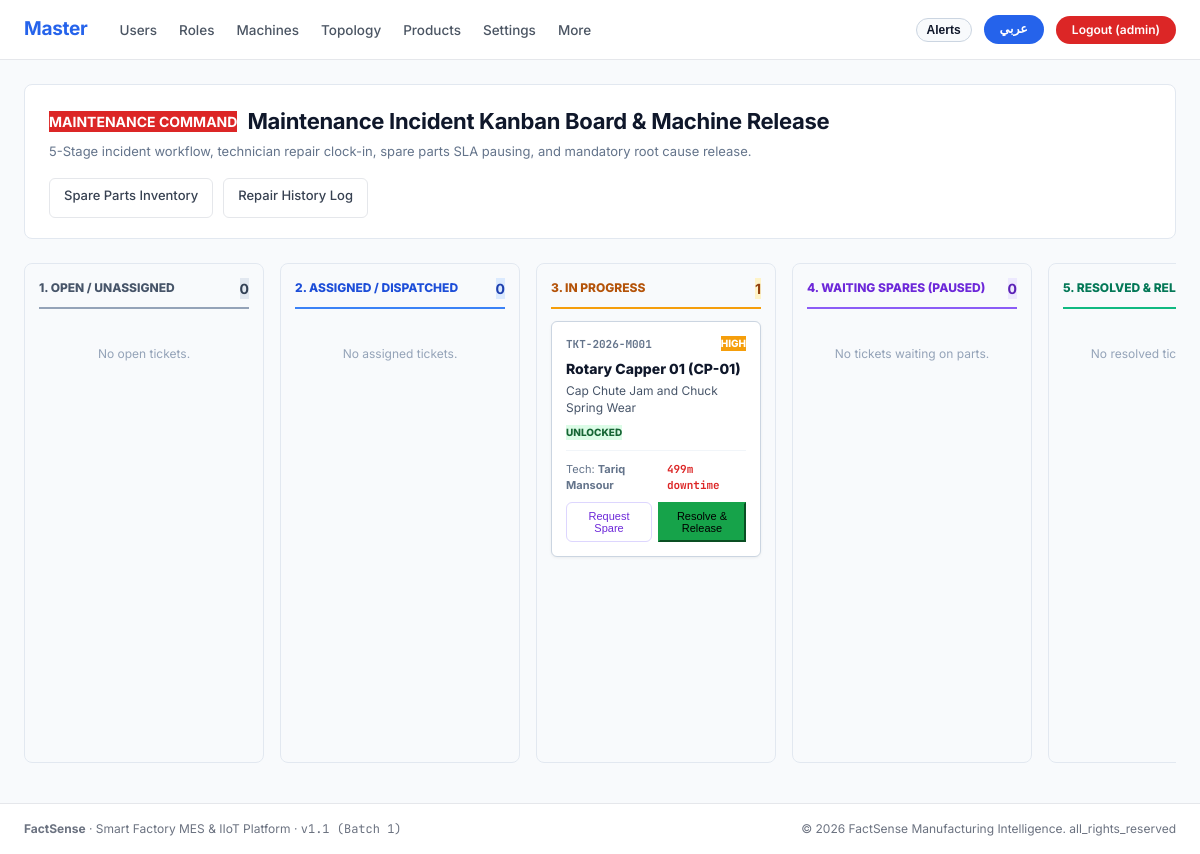
Page /maintenance/ (signed in) on the earlier database version.
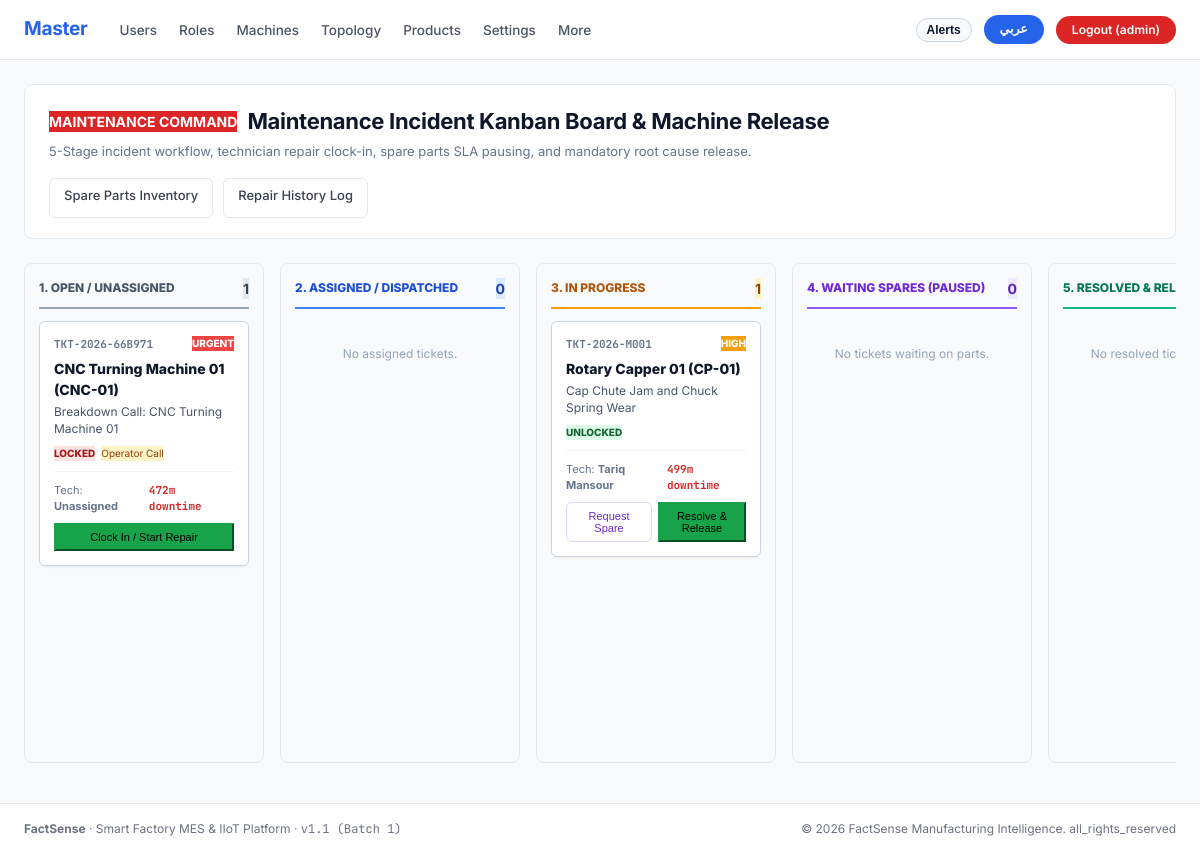
Same page on the later database version.
### apps/operations/models.py (models this page shows, shortened)
class MaintenanceTicket(models.Model):
    PRIORITY_CHOICES = [
        ('LOW', 'Low Priority'),
        ('MEDIUM', 'Medium Priority'),
        ('HIGH', 'High Priority'),
        ('URGENT', 'Urgent Breakdown (Line Stopped)'),
    ]
    STATUS_CHOICES = [
        ('OPEN', 'Open / Unassigned'),
        ('ASSIGNED', 'Assigned / Dispatched'),
        ('IN_PROGRESS', 'In Progress / Under Repair'),
        ('WAITING_SPARES', 'Waiting for Spare Parts'),
        ('TESTING', 'Testing & Verification'),
        ('RESOLVED', 'Resolved'),
        ('CLOSED', 'Closed / Verified'),
    ]
    id = models.UUIDField(primary_key=True, default=uuid.uuid4, editable=False)
    ticket_number = models.CharField(max_length=32, unique=True, db_index=True)
    machine = models.ForeignKey(Machine, on_delete=models.CASCADE, related_name='maintenance_tickets')
    line = models.ForeignKey(Line, on_delete=models.CASCADE, related_name='maintenance_tickets')
    shift = models.ForeignKey(Shift, on_delete=models.SET_NULL, null=True, blank=True, related_name='maintenance_tickets')
    downtime_event = models.ForeignKey(
        DowntimeEvent, on_delete=models.SET_NULL, null=True, blank=True, related_name='maintenance_tickets'
    )
    title = models.CharField(max_length=150)
    description = models.TextField(blank=True)
    priority = models.CharField(max_length=20, choices=PRIORITY_CHOICES, default='HIGH')
    status = models.CharField(max_length=30, choices=STATUS_CHOICES, default='OPEN', db_index=True)
    reported_by = models.ForeignKey(User, on_delete=models.SET_NULL, null=True, blank=True, related_name='reported_tickets')
    assigned_to = models.ForeignKey(User, on_delete=models.SET_NULL, null=True, blank=True, related_name='assigned_tickets')
    force_lockout = models.BooleanField(
        default=True,
        help_text="If True, machine is locked out and operator touch console cannot produce until released."
    )
    is_operator_call = models.BooleanField(default=False, help_text="Triggered directly from Operator Kiosk 'Call Maintenance'")
    created_at = models.DateTimeField(auto_now_add=True)
    assigned_at = models.DateTimeField(null=True, blank=True)
    work_started_at = models.DateTimeField(null=True, blank=True, help_text="Technician repair clock-in timestamp")
    waiting_spares_started_at = models.DateTimeField(null=True, blank=True)
    paused_sla_seconds = models.PositiveIntegerField(default=0)
    resolved_at = models.DateTimeField(null=True, blank=True)
    closed_at = models.DateTimeField(null=True, blank=True)
    root_cause_category = models.ForeignKey(ReasonCategory, on_delete=models.SET_NULL, null=True, blank=True)
    root_cause_reason = models.ForeignKey(StoppageReason, on_delete=models.SET_NULL, null=True, blank=True)
    root_cause_notes = models.TextField(blank=True, help_text="Mandatory root cause details before release")
    solution_notes = models.TextField(blank=True, help_text="Mandatory technician repair actions performed")
    parts_used_notes = models.TextField(blank=True)
    class Meta:
        ordering = ['-created_at']
    @property
    def elapsed_minutes(self):
        end = self.resolved_at or timezone.now()
        start = self.work_started_at or self.created_at
        return max(0, int((end - start).total_seconds() / 60))
    @property
    def is_locked(self):
        return self.force_lockout and self.status not in ['RESOLVED', 'CLOSED']

### apps/masterdata/models.py (models this page shows, shortened)
class Machine(models.Model):
    id = models.UUIDField(primary_key=True, default=uuid.uuid4, editable=False)
    line = models.ForeignKey(Line, on_delete=models.CASCADE, related_name='machines')
    code = models.CharField(max_length=50)
    name = models.CharField(max_length=150)
    name_ar = models.CharField(max_length=150, blank=True)
    category = models.CharField(
        max_length=50,
        default='FILLER',
        choices=[
            ('BLOW_MOLDER', 'Blow Molder'),
            ('RINSER', 'Rinser'),
            ('FILLER', 'Filler'),
            ('CAPPER', 'Capper'),
            ('LABELER', 'Labeler'),
            ('PACKER', 'Case Packer'),
            ('PALLETIZER', 'Palletizer'),
            ('CONVEYOR', 'Conveyor'),
            ('SEALER', 'Sealer'),
            ('INSPECTION', 'Inspection'),
            ('OTHER', 'Other Equipment'),
        ]
    )
    sequence_order = models.PositiveIntegerField(default=10)
    criticality_rank = models.CharField(
        max_length=1,
        default='A',
        choices=[('A', 'A - Critical / Bottleneck'), ('B', 'B - Major Machine'), ('C', 'C - Buffer / Secondary')]
    )
    ideal_run_rate_cpm = models.FloatField(default=120.0, help_text="Ideal nameplate rate in CPM (Units/min)")
    is_bottleneck = models.BooleanField(default=False)
    sensor_protocol = models.CharField(
        max_length=30,
        default='SIMULATED',
        choices=[
            ('GPIO_PULSE', 'GPIO Digital Pulse'),
            ('MODBUS_TCP', 'Modbus TCP / IP'),
            ('MQTT', 'MQTT Telemetry Broker'),
            ('OPC_UA', 'OPC-UA Server'),
            ('SIMULATED', 'Internal Virtual Simulator'),
        ]
    )
    sensor_ip = models.GenericIPAddressField(null=True, blank=True, help_text="Edge Gateway or Sensor IP")
    modbus_address = models.PositiveIntegerField(default=1, help_text="Modbus register / unit ID")
    pulse_pin = models.PositiveIntegerField(null=True, blank=True, help_text="PLC / GPIO input pin number")
    class Meta:
        ordering = ['sequence_order', 'code']
        unique_together = ('line', 'code')

### apps/accounts/models.py (models this page shows, shortened)
class User(AbstractUser):
    id = models.UUIDField(primary_key=True, default=uuid.uuid4, editable=False)
    arabic_name = models.CharField(max_length=150, blank=True, help_text="Arabic display name")
    preferred_language = models.CharField(
        max_length=10,
        default='en',
        choices=[('en', 'English'), ('ar', 'العربية')],
        help_text="Preferred interface language"
    )
    theme = models.CharField(
        max_length=20,
        default='light',
        choices=[('light', 'Light'), ('dark', 'Dark')],
        help_text="UI theme preference"
    )
    badge_number = models.CharField(max_length=50, blank=True, help_text="Shop-floor RFID badge or employee number")
    def get_display_name(self, lang='en'):
        if lang == 'ar' and self.arabic_name:
            return self.arabic_name
        return self.get_full_name() or self.username

### apps/portal/views.py (the view)
# urls.py: path('maintenance/', views.maintenance_home, name='maintenance_home'),
@role_required('maintenance', 'supervisor', 'admin')
def maintenance_home(request):
    return operations_views.maintenance_hub_view(request)

### apps/accounts/context_processors.py (called while the page is built)
def branding_context(request):
    return {
        'BRAND_NAME': 'FactSense',
        'BRAND_TAGLINE': 'Smart Factory MES & IIoT Platform',
        'APP_VERSION': 'v1.1 (Batch 1)',
        'CURRENT_YEAR': 2026,
    }

### apps/accounts/navigation.py (called while the page is built)
def get_navigation_for_role(role_code, current_path='', lang='en'):
    items = ROLE_NAV_CONFIG.get(role_code, [])
    primary_links = []
    more_links = []
    for label_key, url_name, is_more in items:
        try:
            url = reverse(url_name)
        except Exception:
            url = f"/{url_name}/"
        label = get_translation(label_key, lang=lang)
        is_active = (current_path == url or (url != '/' and current_path.startswith(url)))
        link_item = {
            'label': label,
            'url_name': url_name,
            'url': url,
            'is_active': is_active,
        }
        if is_more:
            more_links.append(link_item)
        else:
            primary_links.append(link_item)
    return {
        'primary': primary_links,
        'more': more_links,
        'has_more': len(more_links) > 0,
    }

### apps/accounts/translations.py (called while the page is built)
    def __getitem__(self, key):
        return get_translation(key, lang=self.lang)

### templates/portal/maintenance_home.html (shortened to what the changed rows need)
{% extends 'base.html' %}
{% block content %}
<div class="fs-maintenance-page" style="max-width: 1400px; margin: 0 auto;">
  <div class="fs-page-header" style="background: #FFFFFF; padding: 20px 24px; border-radius: 8px; border: 1px solid #E2E8F0; margin-bottom: 24px; display: flex; justify-content: space-between; align-items: center; flex-wrap: wrap; gap: 16px;">
    <div>
      <div style="display: flex; align-items: center; gap: 10px; margin-bottom: 4px;">
        <h1 class="fs-page-title" style="font-size: 22px; margin: 0; color: #0F172A;">
          {% if is_rtl %}لوحة كانبان للصيانة وإدارة الأعطال (5-Stage Kanban Incident Board){% else %}Maintenance Incident Kanban Board &amp; Machine Release{% endif %}
        </h1>
      </div>
    </div>
  </div>
  <div style="display: grid; grid-template-columns: repeat(5, minmax(240px, 1fr)); gap: 16px; align-items: flex-start; overflow-x: auto; padding-bottom: 16px;">
    <div style="background: #F8FAFC; border-radius: 8px; border: 1px solid #E2E8F0; padding: 14px; min-height: 500px;">
      <div style="display: flex; justify-content: space-between; align-items: center; margin-bottom: 12px; border-bottom: 2px solid #94A3B8; padding-bottom: 8px;">
        <span style="font-size: 12px; font-weight: 800; color: #475569; text-transform: uppercase;">
          1. OPEN / UNASSIGNED
        </span>
        <span class="fs-role-tag" style="background: #E2E8F0; color: #334155; font-weight: 700;">
          {{ open_tickets.count }}
        </span>
      </div>
      <div style="display: flex; flex-direction: column; gap: 12px;">
        {% for t in open_tickets %}
          {% include 'portal/partials/kanban_ticket_card.html' with ticket=t col='open' %}
        {% empty %}
          <div style="font-size: 12px; color: #94A3B8; text-align: center; padding: 24px 0;">No open tickets.</div>
        {% endfor %}
      </div>
    </div>
    <div style="background: #F8FAFC; border-radius: 8px; border: 1px solid #E2E8F0; padding: 14px; min-height: 500px;">
      <div style="display: flex; flex-direction: column; gap: 12px;">
        {% for t in in_progress_tickets %}
          {% include 'portal/partials/kanban_ticket_card.html' with ticket=t col='in_progress' %}
        {% empty %}
          <div style="font-size: 12px; color: #94A3B8; text-align: center; padding: 24px 0;">No active repairs.</div>
        {% endfor %}
      </div>
    </div>
  </div>
</div>
{% endblock %}

### templates/components/navbar.html (shortened to what this page needs)
{% load static i18n %}
<header class="fs-navbar">
  <div class="fs-navbar-container">
    <div class="fs-navbar-left">
      <a href="{% url 'role_landing' %}" class="fs-brand-title">
        {% if active_role == 'planner' or active_role == 'admin' %}
          Master
        {% elif is_rtl and active_role_obj.name_ar %}
          {{ active_role_obj.name_ar }}
        {% else %}
          {{ active_role_obj.name|default:'FactSense' }}
        {% endif %}
      </a>
      <nav aria-label="Main Navigation">
        <ul class="fs-nav-links">
          {% if nav %}
            {% for item in nav.primary %}
              <li>
                <a href="{{ item.url }}" class="fs-nav-link {% if item.is_active %}active{% endif %}">
                  {{ item.label }}
                </a>
              </li>
            {% endfor %}
            {% if nav.has_more %}
              <li class="fs-dropdown">
                <a href="javascript:void(0)" class="fs-nav-link">
                  {% trans "More" %}
                </a>
              </li>
            {% endif %}
          {% endif %}
        </ul>
      </nav>
    </div>
    <div class="fs-navbar-right">
      {% if request.user.is_authenticated %}
        <button type="button" class="fs-pill-lang" onclick="toggleNotificationDrawer()" title="{% trans 'Real-Time Alerts Drawer' %}" style="background-color: #F8FAFC; color: #0F172A; border: 1px solid #CBD5E1; cursor: pointer; display: inline-flex; align-items: center; gap: 6px; padding: 4px 10px;">
          <span style="font-weight: 700; font-size: 12px;">{% trans "Alerts" %}</span>
        </button>
      {% endif %}
      {% if lang == 'ar' %}
        <a href="{% url 'set_language' %}?lang=en" class="fs-pill-lang" title="Switch to English">
          EN
        </a>
      {% else %}
        <a href="{% url 'set_language' %}?lang=ar" class="fs-pill-lang" title="التحويل إلى العربية">
          عربي
        </a>
      {% endif %}
      {% if request.user.is_authenticated %}
        <div class="fs-role-switch-wrap">
          <a href="{% url 'logout' %}" class="fs-pill-logout" title="{% trans 'Sign Out' %}">
            {% trans "Logout" %} ({{ active_role|default:'user' }})
          </a>
        </div>
      {% else %}
        <a href="{% url 'login' %}" class="fs-pill-logout" style="background-color: #2563EB;">
          {% trans "Sign In" %}
        </a>
      {% endif %}
    </div>
  </div>
</header>

### templates/portal/partials/kanban_ticket_card.html (shortened to what this page needs)
<div style="background: #FFFFFF; border-radius: 6px; border: 1px solid #CBD5E1; padding: 14px; box-shadow: 0 1px 3px 0 rgba(0,0,0,0.06); display: flex; flex-direction: column; justify-content: space-between; gap: 10px;">
  <div>
    <div style="display: flex; justify-content: space-between; align-items: flex-start; margin-bottom: 6px;">
      <span class="font-mono" style="font-size: 11px; font-weight: 700; color: #64748B;">
        {{ ticket.ticket_number }}
      </span>
      <span class="fs-role-tag" style="background: {% if ticket.priority == 'URGENT' %}#EF4444{% elif ticket.priority == 'HIGH' %}#F59E0B{% elif ticket.priority == 'MEDIUM' %}#3B82F6{% else %}#94A3B8{% endif %}; color: #FFFFFF; font-size: 10px; font-weight: 800;">
        {{ ticket.priority }}
      </span>
    </div>
    <div style="font-size: 14px; font-weight: 800; color: #0F172A; margin-bottom: 4px;">
      {{ ticket.machine.name }} ({{ ticket.machine.code }})
    </div>
    <div style="font-size: 12px; color: #475569; line-height: 1.4; margin-bottom: 8px;">
      {{ ticket.title }}
    </div>
    <div style="display: flex; gap: 6px; align-items: center; flex-wrap: wrap;">
      {% if ticket.is_locked %}
        <span class="fs-role-tag" style="background: #FEE2E2; color: #991B1B; font-size: 10px; font-weight: 800;">
          LOCKED
        </span>
      {% else %}
        <span class="fs-role-tag" style="background: #DCFCE7; color: #166534; font-size: 10px; font-weight: 800;">
          UNLOCKED
        </span>
      {% endif %}
      {% if ticket.is_operator_call %}
        <span class="fs-role-tag" style="background: #FEF3C7; color: #92400E; font-size: 10px;">
          Operator Call
        </span>
      {% endif %}
    </div>
  </div>
  <div style="border-top: 1px solid #F1F5F9; padding-top: 10px;">
    <div style="display: flex; justify-content: space-between; align-items: center; font-size: 11px; color: #64748B; margin-bottom: 8px;">
      <span>Tech: <strong>{{ ticket.assigned_to.get_display_name|default:"Unassigned" }}</strong></span>
      <span class="font-mono" style="font-weight: 700; color: #DC2626;">{{ ticket.elapsed_minutes }}m downtime</span>
    </div>
    <div style="display: flex; gap: 6px; flex-wrap: wrap;">
      {% if col == 'open' %}
        <button type="button" onclick="openClockInModal('{{ ticket.id }}')" class="fs-btn fs-btn-primary" style="width: 100%; font-size: 11px; padding: 6px 10px; background: #16A34A; border-color: #16A34A;">
          Clock In / Start Repair
        </button>
      {% elif col == 'assigned' or col == 'in_progress' %}
        <button type="button" onclick="openSpareModal('{{ ticket.id }}')" class="fs-btn fs-btn-secondary" style="flex: 1; font-size: 11px; padding: 6px 8px; color: #6D28D9; border-color: #DDD6FE;">
          Request Spare
        </button>
        <button type="button" onclick="openResolveModal('{{ ticket.id }}')" class="fs-btn fs-btn-primary" style="flex: 1; font-size: 11px; padding: 6px 8px; background: #16A34A; border-color: #16A34A;">
          Resolve &amp; Release
        </button>
      {% endif %}
    </div>
  </div>
</div>

Differences in the rows shown:
added MaintenanceTicket: ticket_number "TKT-2026-66B971", priority "URGENT", machine.name "CNC Turning Machine 01", machine.code "CNC-01", title "Breakdown Call: CNC Turning Machine 01", force_lockout "LOCKED", is_operator_call "Operator Call", assigned_to.get_display_name "Unassigned", elapsed_minutes "472", shown under "Maintenance Incident Kanban Board & Machine Release"
Other differences:
{{ open_tickets.count }}: "0" → "1"
text no longer shown: "No open tickets."
